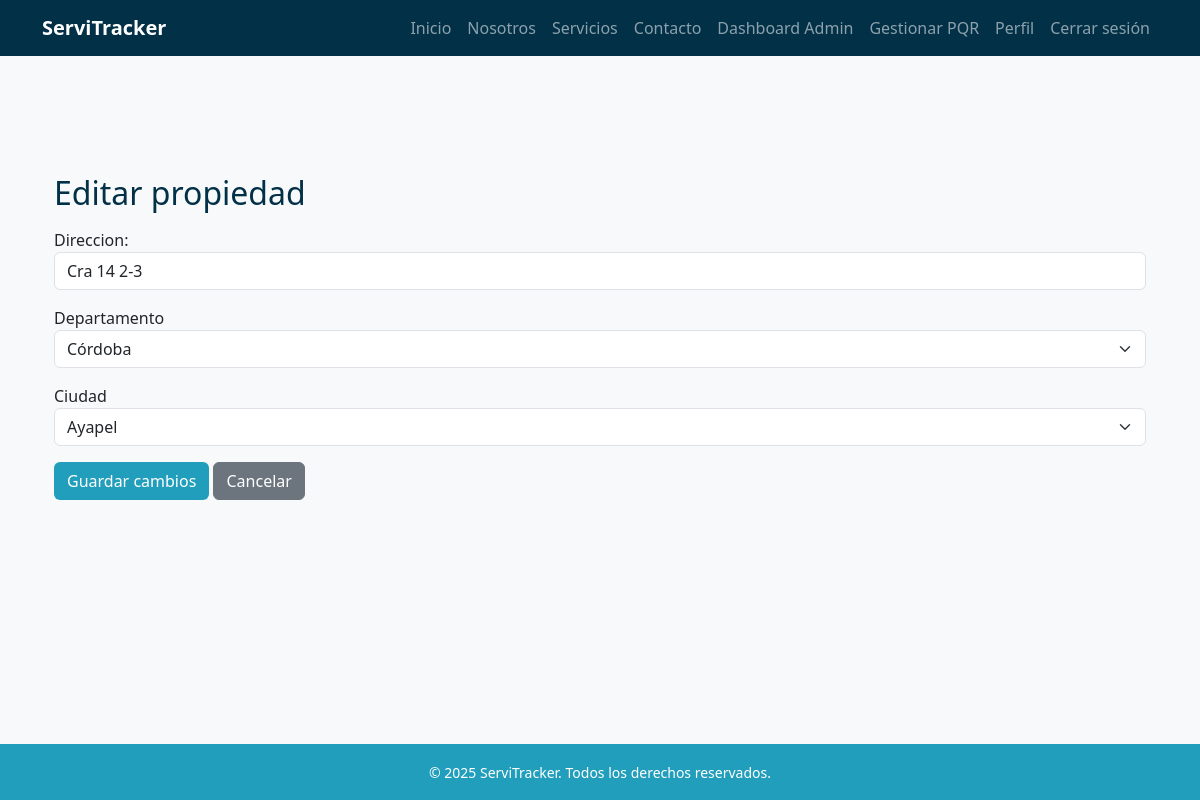
/propiedades/1/editar/ (signed in), run on the app's committed database.
### propiedades/models.py (models this page shows, shortened)
class Propiedad(models.Model):
    usuario = models.ForeignKey(
        settings.AUTH_USER_MODEL,
        on_delete=models.CASCADE,
        related_name='propiedades'
    )
    departamento = models.CharField(max_length=100)
    ciudad = models.CharField(max_length=100)
    direccion = models.CharField(max_length=200)
    activa = models.BooleanField(default=True)

### propiedades/views.py (the view)
# urls.py: path('<int:pk>/editar/', views.editar_propiedad, name='editar_propiedad'),
@user_passes_test(lambda u: u.is_staff or u.rol == "administrador")
def editar_propiedad(request, pk):
    propiedad = get_object_or_404(Propiedad, pk=pk)
    if request.method == 'POST':
        form = PropiedadForm(request.POST, instance=propiedad)
        if form.is_valid():
            form.save()
            return redirect('lista_propiedades')
    else:
        form = PropiedadForm(instance=propiedad)
    return render(request, 'propiedades/editar.html', {'form': form, 'propiedad': propiedad})

### propiedades/forms.py
class PropiedadForm(forms.ModelForm):
    class Meta:
        model = Propiedad
        fields = ["departamento", "ciudad", "direccion", "activa"]
        widgets = {
            "departamento": forms.TextInput(attrs={"class": "form-control"}),
            "ciudad": forms.TextInput(attrs={"class": "form-control"}),
            "direccion": forms.TextInput(attrs={"class": "form-control"}),
            "activa": forms.CheckboxInput(attrs={"class": "form-check-input"}),
        }

### templates/propiedades/editar.html (shortened to what this page needs)
{% extends 'base.html' %}
{% load static %}
{% block content %}
<div class="container my-5">
    <h2 class="text-blue-dark">Editar propiedad</h2>
    <form method="post" id="propiedad-form" class="mt-3">
        <div class="mb-3">
            {{ form.direccion.label_tag }}
            {{ form.direccion }}
        </div>
        <div class="mb-3">
            <label for="departamento">Departamento</label>
            <select id="departamento" name="departamento" class="form-select">
                {% if form.instance.departamento %}
                    <option selected>{{ form.instance.departamento }}</option>
                {% endif %}
            </select>
        </div>
        <div class="mb-3">
            <label for="ciudad">Ciudad</label>
            <select id="ciudad" name="ciudad" class="form-select">
                {% if form.instance.ciudad %}
                    <option selected>{{ form.instance.ciudad }}</option>
                {% endif %}
            </select>
        </div>
        <button type="submit" class="btn btn-blue-mid">Guardar cambios</button>
        <a href="{% url 'lista_propiedades' %}" class="btn btn-secondary">Cancelar</a>
    </form>
</div>
{% endblock %}

### static/css/style.css (style rules this page uses)
:root { --blue-light: #8ecae6; --blue-mid: #219ebc; --blue-deep: #126782; --blue-dark: #023047; --yellow: #ffb703; --orange-light: #fd9e02; --orange-dark: #fb8500; --green-light: #198754; --green-dark: #146c43; }
.text-blue-dark { color: var(--blue-dark); }
body { font-family: 'Segoe UI', sans-serif; background-color: #f8f9fa; padding-top: 70px; min-height: 100vh; display: flex; flex-direction: column; }
.btn-blue-mid { background-color: var(--blue-mid); color: white; }

### data on the page
Propiedad: direccion "Cra 14 2-3", departamento "Córdoba", ciudad "Ayapel"
